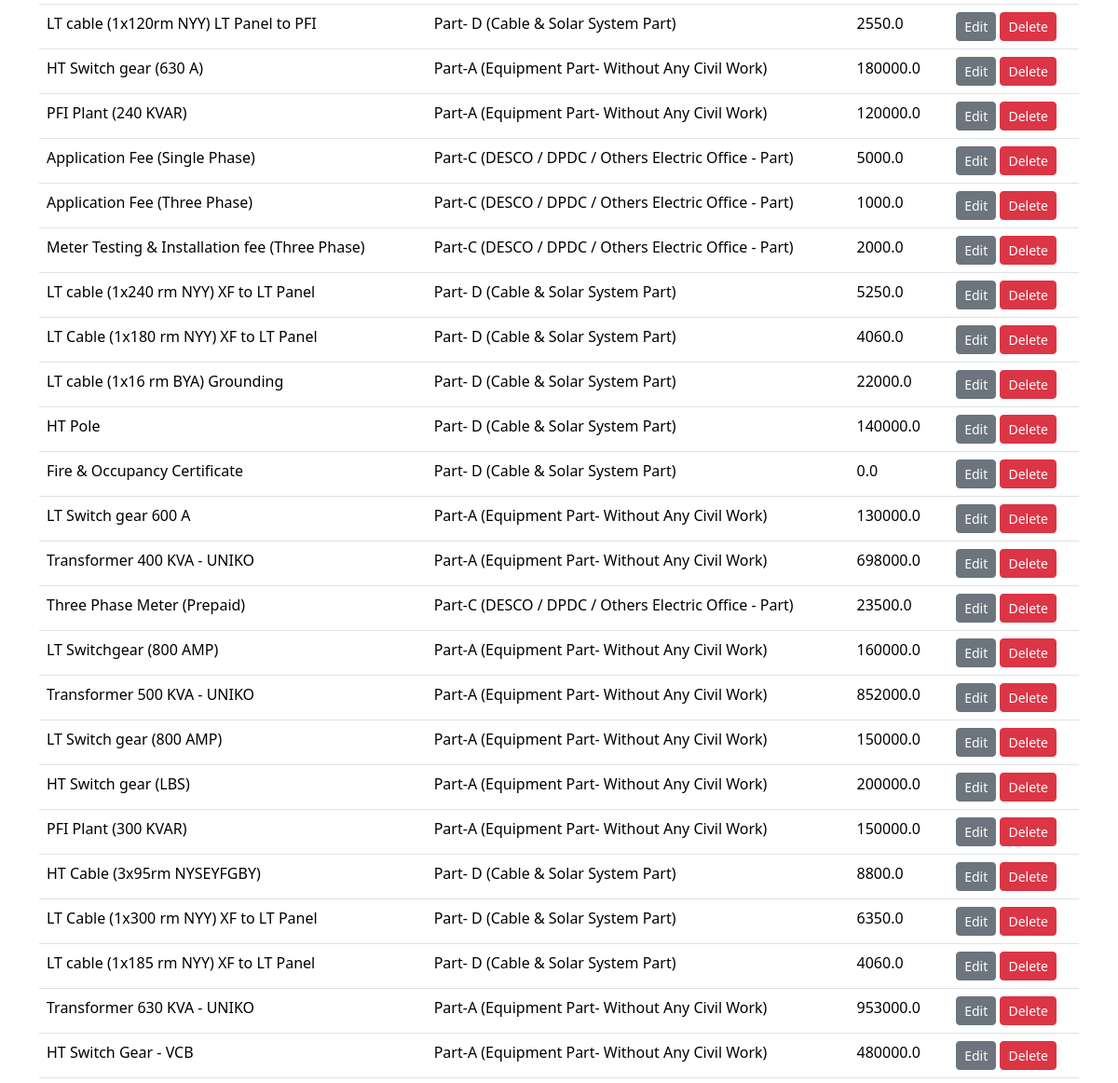
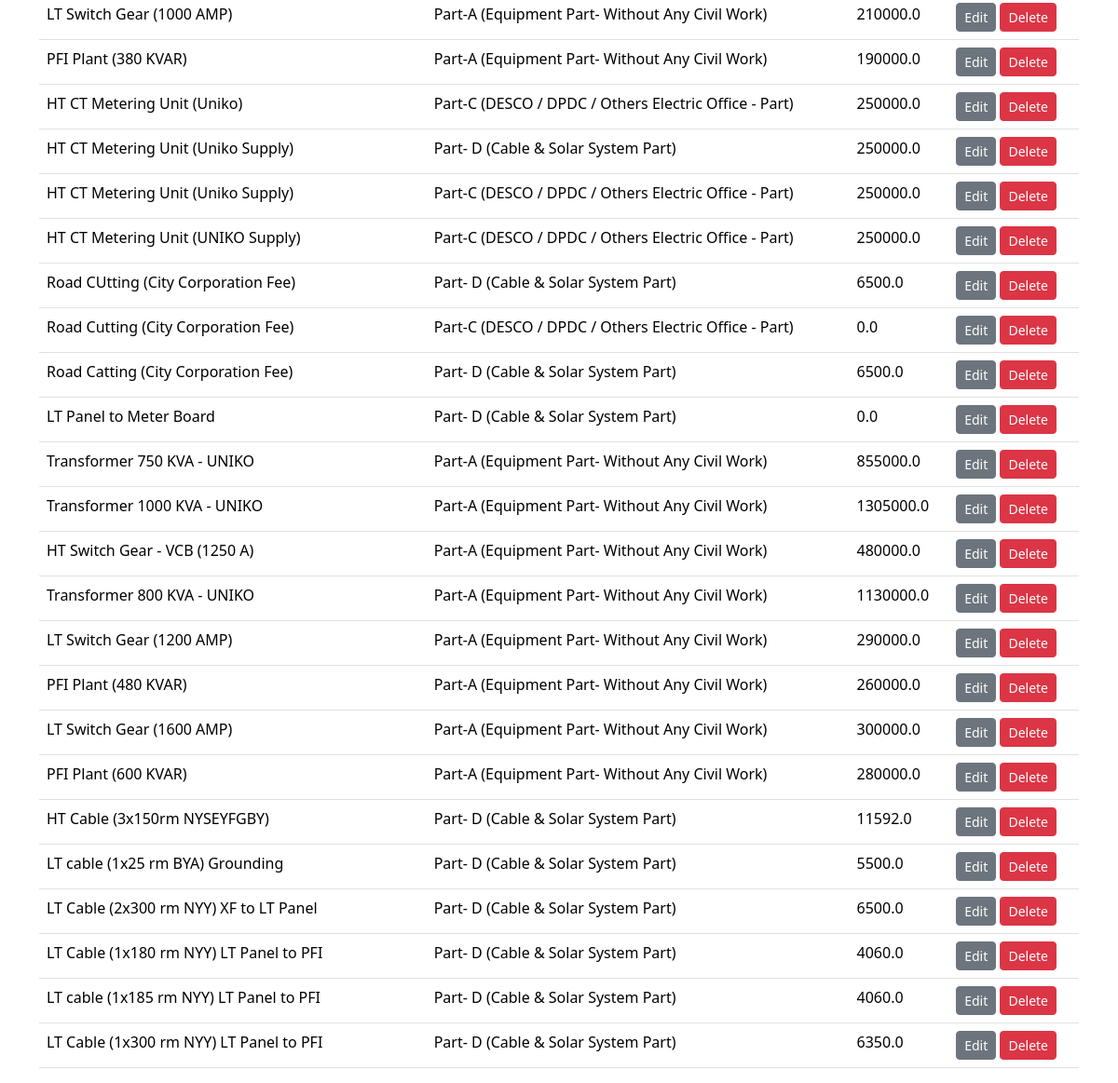
The app's page /items/ (signed in, lower part), older data (2 pictures, top to bottom).
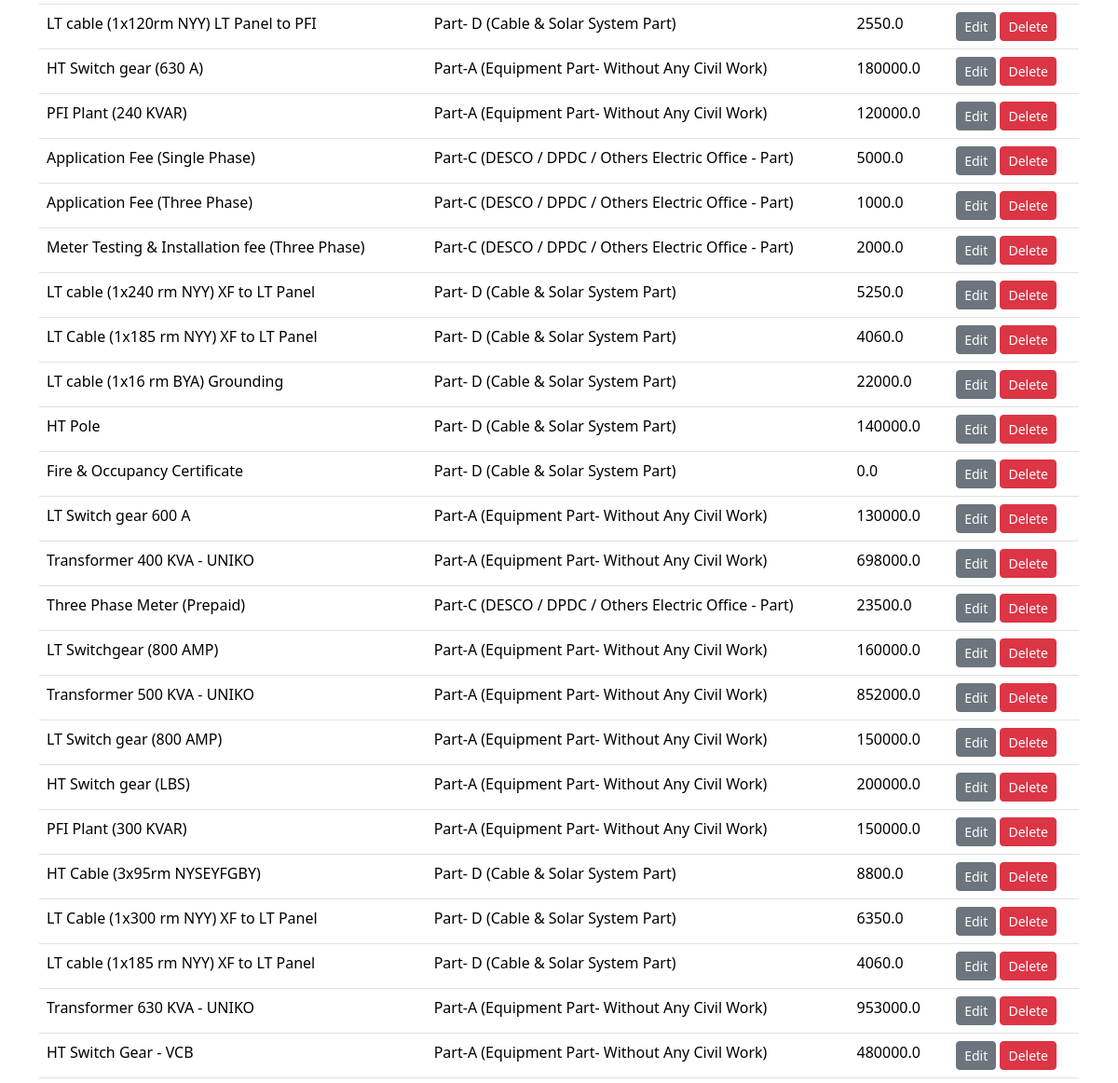
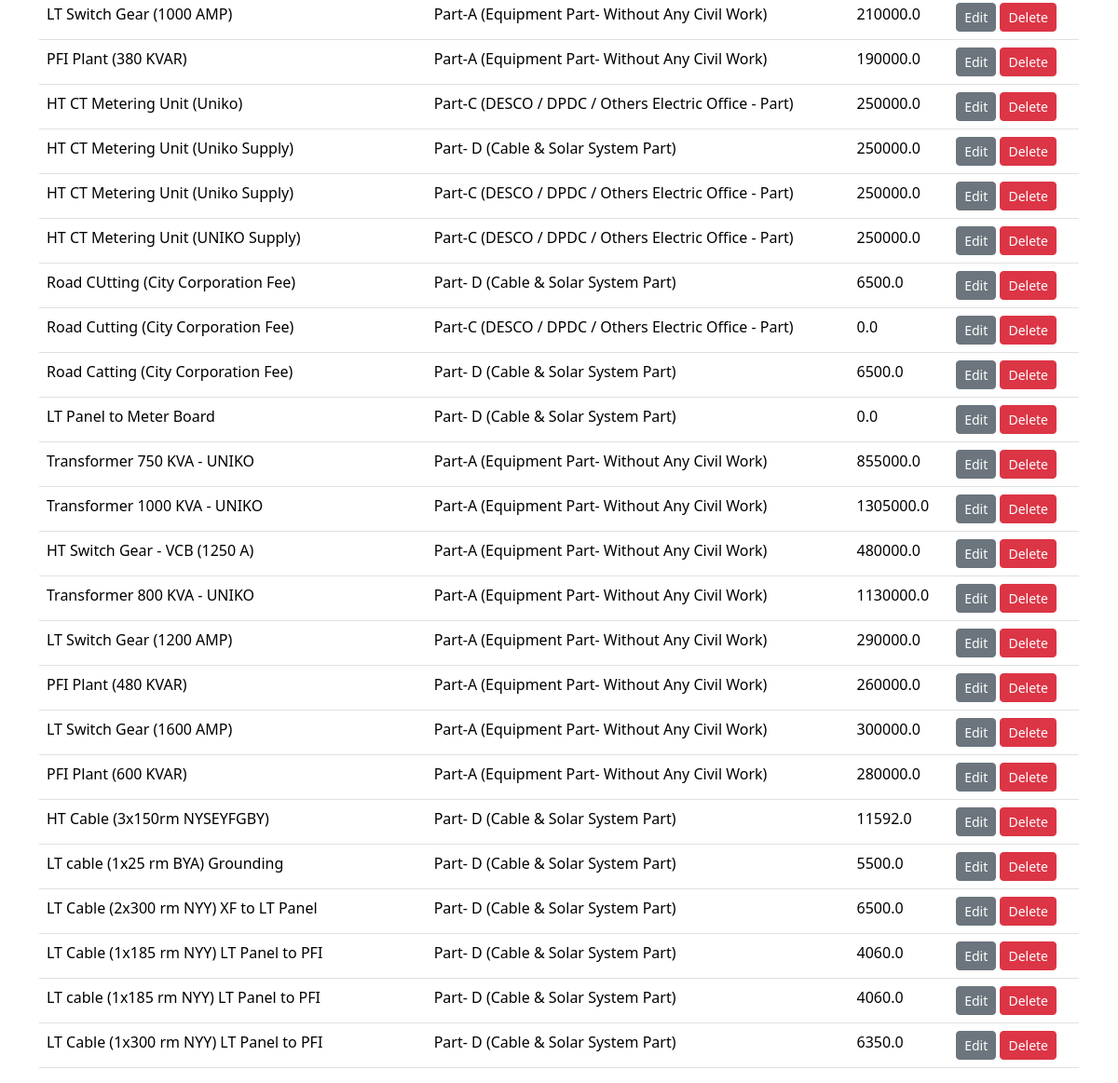
The same page, newer data (2 pictures, top to bottom).
### pages/models.py (models this page shows, shortened)
class Item(models.Model):
    group = models.ForeignKey(ItemGroup, on_delete=models.CASCADE)
    name = models.CharField(max_length=255)
    description = models.TextField(blank=True, null=True)
    unit = models.ForeignKey(Unit, on_delete=models.SET_NULL, null=True, blank=True)
    unit_price = models.FloatField(default=0)
    class Meta:
        unique_together = ('group', 'name')

class ItemGroup(models.Model):
    name = models.CharField(max_length=255, unique=True)
    def __str__(self):
        return self.name

### pages/views.py (the view)
# urls.py: path('items/', ItemListView.as_view(), name='item_list'),
@method_decorator(login_required, name='dispatch')
class ItemListView(ListView):
    model = Item
    template_name = 'pages/quotations/item_list.html'

### templates/pages/quotations/item_list.html (shortened to what this page needs)
{% extends 'base.html' %}
{% block content %}
    <table class="table">
        <tbody>
            {% for item in object_list %}
                <tr>
                    <td>{{ item.name }}</td>
                    <td>{{ item.group }}</td>
                    <td>{{ item.unit_price }}</td>
                    <td>
                        <a href="{% url 'item_update' item.pk %}" class="btn btn-sm btn-secondary">Edit</a>
                        <a href="{% url 'item_delete' item.pk %}" class="btn btn-sm btn-danger">Delete</a>
                    </td>
                </tr>
            {% endfor %}
        </tbody>
    </table>
{% endblock %}

Row changes from the older to the newer data that the page shows:
changed Item: name "LT Cable (1x180 rm NYY) XF to LT Panel" → "LT Cable (1x185 rm NYY) XF to LT Panel"
changed Item: name "LT Cable (1x180 rm NYY) LT Panel to PFI" → "LT Cable (1x185 rm NYY) LT Panel to PFI"
